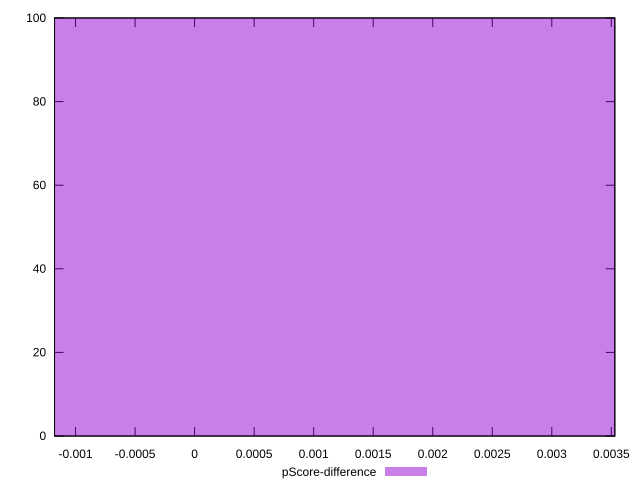

Reproduce this figure in gnuplot.
reset

$pScoreDifference <<EOF
0 100
EOF

set key outside below
set boxwidth 0.1
set xrange [-0.0011764705882352788:0.0035294117647058643]
set yrange [0:100]
set trange [0:100]
set style fill transparent solid 0.5 noborder
set terminal svg size 640, 490 enhanced background rgb 'white'
set output "report/report_00029_2021-02-24T13-36-40.390Z/uses-text-compression/samples/music/pScore-difference/histogram.svg"

plot $pScoreDifference title "pScore-difference" with boxes

reset
